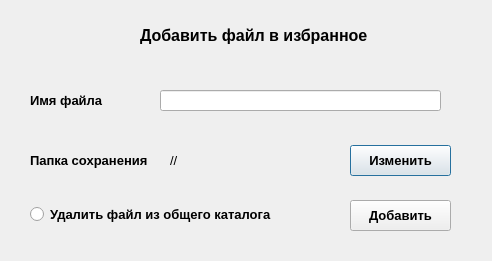
<?xml version="1.0" encoding="UTF-8"?>
<ui version="4.0">
 <class>Favorites</class>
 <widget class="QDialog" name="Favorites">
  <property name="geometry">
   <rect>
    <x>0</x>
    <y>0</y>
    <width>492</width>
    <height>261</height>
   </rect>
  </property>
  <property name="windowTitle">
   <string>Dialog</string>
  </property>
  <widget class="QLabel" name="label">
   <property name="geometry">
    <rect>
     <x>140</x>
     <y>20</y>
     <width>261</width>
     <height>31</height>
    </rect>
   </property>
   <property name="font">
    <font>
     <pointsize>12</pointsize>
     <weight>75</weight>
     <bold>true</bold>
    </font>
   </property>
   <property name="text">
    <string>Добавить файл в избранное</string>
   </property>
  </widget>
  <widget class="QLineEdit" name="name">
   <property name="geometry">
    <rect>
     <x>160</x>
     <y>90</y>
     <width>281</width>
     <height>21</height>
    </rect>
   </property>
  </widget>
  <widget class="QLabel" name="label_2">
   <property name="geometry">
    <rect>
     <x>30</x>
     <y>90</y>
     <width>111</width>
     <height>20</height>
    </rect>
   </property>
   <property name="font">
    <font>
     <pointsize>10</pointsize>
     <weight>75</weight>
     <bold>true</bold>
    </font>
   </property>
   <property name="text">
    <string>Имя файла</string>
   </property>
  </widget>
  <widget class="QLabel" name="label_3">
   <property name="geometry">
    <rect>
     <x>30</x>
     <y>150</y>
     <width>131</width>
     <height>21</height>
    </rect>
   </property>
   <property name="font">
    <font>
     <pointsize>10</pointsize>
     <weight>75</weight>
     <bold>true</bold>
    </font>
   </property>
   <property name="text">
    <string>Папка сохранения</string>
   </property>
  </widget>
  <widget class="QLabel" name="path">
   <property name="geometry">
    <rect>
     <x>170</x>
     <y>150</y>
     <width>171</width>
     <height>21</height>
    </rect>
   </property>
   <property name="font">
    <font>
     <pointsize>10</pointsize>
    </font>
   </property>
   <property name="text">
    <string>//</string>
   </property>
  </widget>
  <widget class="QPushButton" name="pushButton">
   <property name="geometry">
    <rect>
     <x>350</x>
     <y>145</y>
     <width>101</width>
     <height>31</height>
    </rect>
   </property>
   <property name="font">
    <font>
     <pointsize>10</pointsize>
     <weight>75</weight>
     <italic>false</italic>
     <bold>true</bold>
    </font>
   </property>
   <property name="text">
    <string>Изменить</string>
   </property>
  </widget>
  <widget class="QPushButton" name="pushButton_2">
   <property name="geometry">
    <rect>
     <x>350</x>
     <y>200</y>
     <width>101</width>
     <height>31</height>
    </rect>
   </property>
   <property name="font">
    <font>
     <pointsize>10</pointsize>
     <weight>75</weight>
     <bold>true</bold>
    </font>
   </property>
   <property name="text">
    <string>Добавить</string>
   </property>
  </widget>
  <widget class="QRadioButton" name="radioButton">
   <property name="geometry">
    <rect>
     <x>30</x>
     <y>205</y>
     <width>271</width>
     <height>19</height>
    </rect>
   </property>
   <property name="font">
    <font>
     <pointsize>10</pointsize>
     <weight>75</weight>
     <bold>true</bold>
    </font>
   </property>
   <property name="text">
    <string>Удалить файл из общего каталога</string>
   </property>
  </widget>
 </widget>
 <resources/>
 <connections/>
</ui>
